Frame 1 (no input): blank canvas, image omitted
Frame 60 (the mouse pressed at the canvas centre just before this capture): blank canvas, image omitted
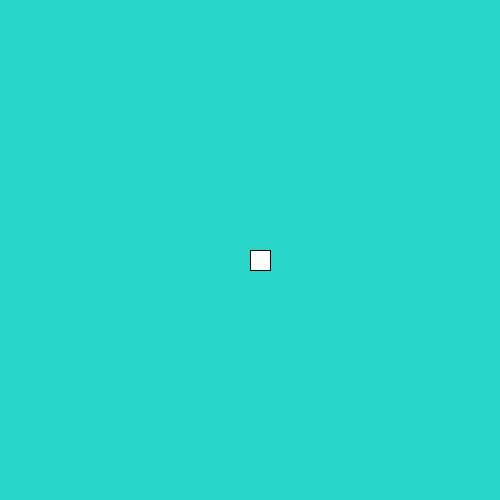
Frame 120 (the mouse held since frame 60 and released just before this capture)

The Processing sketch whose frames 1 and 60 were blank and that drew this single picture after the mouse press (run headless with seeded random() and noise(); from frame 60 on, the mouse is pressed at the canvas centre):

// Processing sketch: brush_SelectorFiguras
// ── brush_SelectorFiguras.pde
//Este codigo permite seleccionar figuaras para dibujar en el mouse
//Francisco Zamorano 2017

float miPorte; //variable tamaño
color miColor; //variable para color
int selectorFigura; //variable para seleccionar. Usamos un int
float posX; //variable posicion en X
float posY; //variable posicion en Y

void setup() {
  size(500, 500); // tamaño lienzo

  //inicializamos todas las variables
  miPorte= 20; //valor inicial a la variable
  miColor = color(255); //color inicial
  selectorFigura = 0; //inicializamos variable
  posX = 0; //partimos en 0, por que si 
  posY = 0; //partimos en 0, por que si

  background(39, 214, 201); //fondo inicial
}

void draw() {

  posX = mouseX;
  posY = mouseY;

  fill(miColor); //color que usaremos para pintar

  //dibujamos en base a si hacemos click y depende de que figuara seleccionamos
  //para seleccionar que funcion llamar (ver abajo al final) usamos la variable de selectorFigura
  if (mousePressed) {
    if (selectorFigura==0) {
      dibujaCuadrado();
    }
    if (selectorFigura==1) {
      dibujaCirculo();
    }
    if (selectorFigura==2) {
      dibujaLinea();
    }
  }
}

void keyPressed() {
  if (key=='a') {
    selectorFigura = 0;
    miPorte = 20;
    miColor = color(100,210,220);
  }
  if (key=='s') {
    selectorFigura = 1;
    miPorte = 30;
    miColor = color(170,220,100);
  }
  if (key=='d') {
    selectorFigura = 2;
    miPorte = 10;
    miColor = color(50,80,80);
  }
  if (key=='c') {
    borrarTodo();
    miColor = color(255);
  }
}

void dibujaCuadrado() {
  rect(posX, posY, miPorte, miPorte);
}

void dibujaCirculo() {
  ellipse(posX, posY, miPorte, miPorte);
}

void dibujaLinea() {
  stroke(miColor);
  line(posX-miPorte/2, posY-miPorte/2, posX+miPorte/2, posY+miPorte/2);
  line(posX-miPorte/2, posY+miPorte/2, posX+miPorte/2, posY-miPorte/2);
}

void borrarTodo() {
  background(39, 214, 201);
}  
